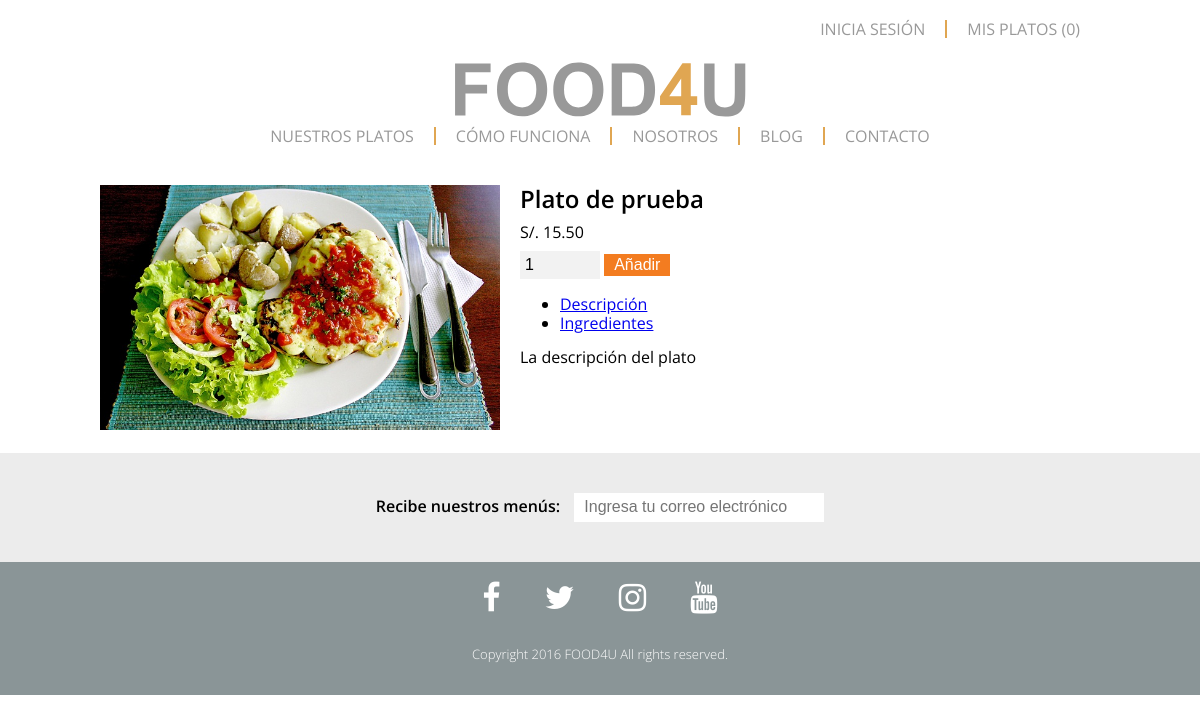
Screenshot of /nuestros-platos/plato-de-prueba with the database file from the repository.
### tables this page shows
CREATE TABLE `page` (
  `idPage` int(11) NOT NULL,
  `name` varchar(45) DEFAULT NULL,
  `url` varchar(45) DEFAULT NULL,
  `position` int(11) DEFAULT NULL,
  `idPageType` int(11) DEFAULT NULL,
  `state` int(11) DEFAULT '1'
);

CREATE TABLE `plate` (
  `idPlate` int(11) NOT NULL,
  `name` varchar(45) DEFAULT NULL,
  `price` decimal(5,2) DEFAULT NULL,
  `image` varchar(45) DEFAULT NULL,
  `url` varchar(45) DEFAULT NULL,
  `description` text,
  `date` datetime DEFAULT NULL,
  `state` int(11) DEFAULT '1',
  `ingredients` text
);

### application/controllers/Inicio.php (called while the page is built, shortened)
<?php
class Inicio extends CI_Controller {
	public function __construct() {
        $this->load->model("plate");
        $this->load->model("UserClient");
        $this->load->model("Gender");
        $this->load->library('cart');
        $this->load->model("foodMenu");
    }
	public function nuestros_platos($plate = "") {
		$this->load->helper('form');
		$this->load->model('plate');
		if($this->plate->findByUrl($plate)):
			$result1 = $this->plate->findAll();
			$result2 = $this->page->findAll();
			$result3 = $this->plate->findByUrl($plate);
			$data = array(
				'findAllPlate' => $result1,
				'findAll' => $result2,
				'title' => 'Nuestros platos',
				'dataPlate' => $result3
			);
			$this->load->view('plate_view', $data);
		else:
			$this->load->view('404');
		endif;
	}
}

### index.php (called while the page is built, shortened)
<?php
require_once BASEPATH.'core/CodeIgniter.php';

### application/models/Page.php (called while the page is built, shortened)
<?php
class Page extends CI_Model {
	public function findAll() {
		$this->db->where(array('state' => 1));
		$this->db->order_by("position", "asc");
		return $this->db->get('page');
	}
}

### application/models/Plate.php (called while the page is built, shortened)
<?php
class Plate extends CI_Model {
	public function findAll() {
		$this->db->where(array('state' => 1));
		$this->db->order_by("idPlate", "desc");
		return $this->db->get('plate');
	}
	public function findByUrl($url) {
		$result = $this->db->get_where('plate', array('url' => $url), 1);
		return $result->row();
	}
}

### application/views/plate_view.php (the view, shortened to what this page needs)
<!DOCTYPE html>
<html lang="es">
<head>
	<?php $this->load->view('inc/header_common'); ?>
</head>
<body>
	<?php $this->load->view('inc/header'); ?>
	<div id="ncode">
		<div class="container">
			<section class="plate">
				<div class="img-plate">
					<img src="<?= base_url() ?>assets/images/platos/<?= $dataPlate->image ?>" alt="">
				</div>
				<div class="description-plate">
					<?php
						echo '
						<h2>' . $dataPlate->name . '</h2>
				     	<p>S/. ' . $dataPlate->price . '</p>' .
						form_open(base_url() . 'processUser/actualizar_item', array('id' => 'countPlate')) .
						form_input(array('name' => 'count', 'value' => 1, 'type' => 'number', 'min' => 1)) .
						form_hidden('id', $dataPlate->idPlate) .
						form_hidden('imagen', $dataPlate->image) .
						form_hidden('nombre', $dataPlate->name) .
						form_hidden('precio', $dataPlate->price) .
						form_submit('', 'Añadir') .
						form_close();
					?>
					<div id="tabs-plate">
					  <ul>
					    <li><a href="#tabs-1">Descripción</a></li>
					    <li><a href="#tabs-2">Ingredientes</a></li>
					  </ul>
					  <div id="tabs-1">
					   <?= $dataPlate->description  ?>
					  </div>
					</div>
				</div>
			</section>
		</div>
	</div>
</body>
</html>

### application/views/inc/header.php (shortened to what this page needs)
<header>
    <div class="container">
        <nav class="menu">
            <?php
            if(!$this->session->has_userdata('user_logged_in') || $this->session->userdata('user_logged_in') == FALSE):
                echo '<a href="#" id="inicia-sesion">Inicia sesión</a>';
            elseif($this->session->has_userdata('user_logged_in') && $this->session->userdata('user_logged_in') == TRUE):
             echo '<a href="' . base_url() . 'perfil">Mi perfíl</a>
                   <a href="' . base_url() . 'logout">Cerrar sesión</a>';
            endif;
            echo '<a href="" id="mis-platos">Mis platos (<span class="count">' . $this->cart->total_items() . '</span>)</a>'; ?>
        </nav>
        <div class="logo">
            <a href="<?= base_url() ?>"><img src="<?= base_url() ?>assets/images/logo.svg" alt=""></a>
        </div>
        <nav class="submenu">
            <?php foreach ($findAll->result() as $page):
            if($page->idPageType == 2):
                echo '<a href="' . base_url() . $page->url . '">' . $page->name . '</a>';
            endif;
            endforeach; ?>
        </nav>
    </div>
</header>

### assets/css/style.css (style rules this page uses)
* { -webkit-box-sizing: border-box; -moz-box-sizing: border-box; box-sizing: border-box; }
body { font-family: "Open Sans", Sans-serif; font-size: 16px; background: #fff; }
.container { width: 90%; max-width: 1000px; margin: auto; }
header { background: #fff; }
header .menu { margin: 20px 0; text-align: right; position: relative; }
header .menu > a { display: inline-block; padding: 0 20px; -webkit-text-transform: uppercase; -moz-text-transform: uppercase; -ms-text-transform: uppercase; -o-text-transform: uppercase; text-transform: uppercase; border-right: 2px solid #E0A652; text-decoration: none; font-weight: 400; color: #999999; }
header .menu a#mis-platos { border: 0; }
header .logo { float: left; width: 100%; text-align: center; }
header .logo a img { width: 300px; }
header .submenu { width: 100%; text-align: center; margin: 20px 0; }
header .submenu a { display: inline-block; padding: 0 20px; -webkit-text-transform: uppercase; -moz-text-transform: uppercase; -ms-text-transform: uppercase; -o-text-transform: uppercase; text-transform: uppercase; border-right: 2px solid #E0A652; text-decoration: none; font-weight: 400; color: #999999; }
header .submenu a:last-child { border: 0; }
#ncode .plate { display: flex; padding: 20px 0; }
#ncode .plate .img-plate { padding-right: 20px; }
#ncode .plate .img-plate img { width: 400px; }
#ncode .plate .description-plate h2 { margin: 0 0 10px 0; font-weight: 600; }
#ncode .plate .description-plate p { margin: 0; }
#ncode .plate .description-plate > p { margin: 0 0 10px 0; }
#ncode .plate .description-plate input[type="number"] { border: 0; padding: 5px; background: #f2f2f2; width: 80px; }
#ncode .plate .description-plate input[type="submit"] { background: #F37C20; color: #fff; border: 0; padding: 2px 10px; cursor: pointer; }

### rows the page displays
page: name "NUESTROS PLATOS"
page: name "CÓMO FUNCIONA"
page: name "NOSOTROS"
page: name "BLOG"
page: name "CONTACTO"
plate: image (picture), name "Plato de prueba", price "15.50", description "La descripción del plato"

### other values shown
$this->cart->total_items() "0"
